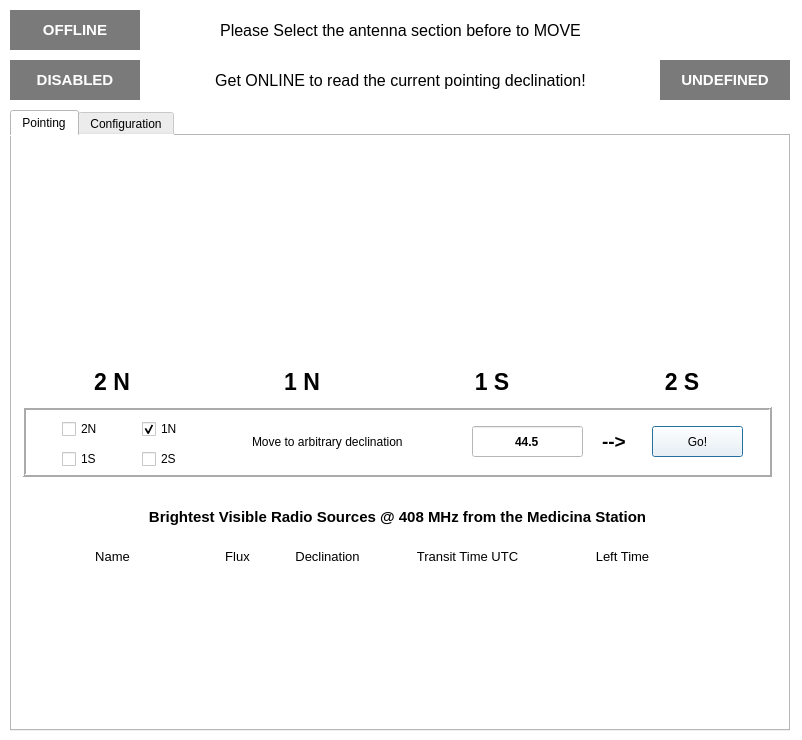
<?xml version="1.0" encoding="UTF-8"?>
<ui version="4.0">
 <class>mainw</class>
 <widget class="QDialog" name="mainw">
  <property name="geometry">
   <rect>
    <x>0</x>
    <y>0</y>
    <width>802</width>
    <height>740</height>
   </rect>
  </property>
  <property name="windowTitle">
   <string>Medicina Northern Cross - N/S Pointing System</string>
  </property>
  <property name="styleSheet">
   <string notr="true">background-color: rgb(255, 255, 255);</string>
  </property>
  <widget class="QTabWidget" name="tabWidget">
   <property name="geometry">
    <rect>
     <x>10</x>
     <y>110</y>
     <width>780</width>
     <height>621</height>
    </rect>
   </property>
   <property name="currentIndex">
    <number>0</number>
   </property>
   <widget class="QWidget" name="tab_dec">
    <attribute name="title">
     <string>Pointing</string>
    </attribute>
    <widget class="QLabel" name="label_1nord_3">
     <property name="geometry">
      <rect>
       <x>600</x>
       <y>230</y>
       <width>140</width>
       <height>31</height>
      </rect>
     </property>
     <property name="font">
      <font>
       <family>Ubuntu</family>
       <pointsize>17</pointsize>
       <weight>75</weight>
       <bold>true</bold>
      </font>
     </property>
     <property name="styleSheet">
      <string notr="true">background-color: rgb(255, 255, 255);</string>
     </property>
     <property name="text">
      <string>2 S</string>
     </property>
     <property name="alignment">
      <set>Qt::AlignCenter</set>
     </property>
    </widget>
    <widget class="QLabel" name="label_1nord_2">
     <property name="geometry">
      <rect>
       <x>410</x>
       <y>230</y>
       <width>140</width>
       <height>31</height>
      </rect>
     </property>
     <property name="font">
      <font>
       <family>Ubuntu</family>
       <pointsize>17</pointsize>
       <weight>75</weight>
       <bold>true</bold>
      </font>
     </property>
     <property name="styleSheet">
      <string notr="true">background-color: rgb(255, 255, 255);</string>
     </property>
     <property name="text">
      <string>1 S</string>
     </property>
     <property name="alignment">
      <set>Qt::AlignCenter</set>
     </property>
    </widget>
    <widget class="QLabel" name="label_2nord">
     <property name="geometry">
      <rect>
       <x>30</x>
       <y>230</y>
       <width>140</width>
       <height>31</height>
      </rect>
     </property>
     <property name="font">
      <font>
       <family>Ubuntu</family>
       <pointsize>17</pointsize>
       <weight>75</weight>
       <bold>true</bold>
      </font>
     </property>
     <property name="styleSheet">
      <string notr="true">background-color: rgb(255, 255, 255);</string>
     </property>
     <property name="text">
      <string>2 N</string>
     </property>
     <property name="alignment">
      <set>Qt::AlignCenter</set>
     </property>
    </widget>
    <widget class="QLabel" name="label_1nord">
     <property name="geometry">
      <rect>
       <x>220</x>
       <y>230</y>
       <width>140</width>
       <height>31</height>
      </rect>
     </property>
     <property name="font">
      <font>
       <family>Ubuntu</family>
       <pointsize>17</pointsize>
       <weight>75</weight>
       <bold>true</bold>
      </font>
     </property>
     <property name="styleSheet">
      <string notr="true">background-color: rgb(255, 255, 255);</string>
     </property>
     <property name="text">
      <string>1 N</string>
     </property>
     <property name="alignment">
      <set>Qt::AlignCenter</set>
     </property>
    </widget>
    <widget class="QLabel" name="label">
     <property name="geometry">
      <rect>
       <x>10</x>
       <y>370</y>
       <width>751</width>
       <height>21</height>
      </rect>
     </property>
     <property name="font">
      <font>
       <pointsize>11</pointsize>
       <weight>75</weight>
       <bold>true</bold>
      </font>
     </property>
     <property name="text">
      <string>Brightest Visible Radio Sources @ 408 MHz from the Medicina Station</string>
     </property>
     <property name="alignment">
      <set>Qt::AlignCenter</set>
     </property>
    </widget>
    <widget class="QLabel" name="label_6">
     <property name="geometry">
      <rect>
       <x>20</x>
       <y>410</y>
       <width>161</width>
       <height>21</height>
      </rect>
     </property>
     <property name="font">
      <font>
       <pointsize>10</pointsize>
       <weight>50</weight>
       <bold>false</bold>
       <kerning>true</kerning>
      </font>
     </property>
     <property name="text">
      <string>Name</string>
     </property>
     <property name="alignment">
      <set>Qt::AlignCenter</set>
     </property>
    </widget>
    <widget class="QLabel" name="label_9">
     <property name="geometry">
      <rect>
       <x>270</x>
       <y>410</y>
       <width>91</width>
       <height>21</height>
      </rect>
     </property>
     <property name="font">
      <font>
       <pointsize>10</pointsize>
       <weight>50</weight>
       <bold>false</bold>
       <kerning>true</kerning>
      </font>
     </property>
     <property name="text">
      <string>Declination</string>
     </property>
     <property name="alignment">
      <set>Qt::AlignCenter</set>
     </property>
    </widget>
    <widget class="QLabel" name="label_11">
     <property name="geometry">
      <rect>
       <x>550</x>
       <y>410</y>
       <width>121</width>
       <height>21</height>
      </rect>
     </property>
     <property name="font">
      <font>
       <pointsize>10</pointsize>
       <weight>50</weight>
       <bold>false</bold>
       <kerning>true</kerning>
      </font>
     </property>
     <property name="text">
      <string>Left Time</string>
     </property>
     <property name="alignment">
      <set>Qt::AlignCenter</set>
     </property>
    </widget>
    <widget class="QLabel" name="label_12">
     <property name="geometry">
      <rect>
       <x>360</x>
       <y>410</y>
       <width>191</width>
       <height>21</height>
      </rect>
     </property>
     <property name="font">
      <font>
       <pointsize>10</pointsize>
       <weight>50</weight>
       <bold>false</bold>
       <kerning>true</kerning>
      </font>
     </property>
     <property name="text">
      <string>Transit Time UTC</string>
     </property>
     <property name="alignment">
      <set>Qt::AlignCenter</set>
     </property>
    </widget>
    <widget class="QLabel" name="label_10">
     <property name="geometry">
      <rect>
       <x>180</x>
       <y>410</y>
       <width>91</width>
       <height>21</height>
      </rect>
     </property>
     <property name="font">
      <font>
       <pointsize>10</pointsize>
       <weight>50</weight>
       <bold>false</bold>
       <kerning>true</kerning>
      </font>
     </property>
     <property name="text">
      <string>Flux</string>
     </property>
     <property name="alignment">
      <set>Qt::AlignCenter</set>
     </property>
    </widget>
    <widget class="QFrame" name="frame">
     <property name="geometry">
      <rect>
       <x>10</x>
       <y>270</y>
       <width>750</width>
       <height>71</height>
      </rect>
     </property>
     <property name="frameShape">
      <enum>QFrame::Box</enum>
     </property>
     <property name="frameShadow">
      <enum>QFrame::Raised</enum>
     </property>
     <property name="lineWidth">
      <number>2</number>
     </property>
     <widget class="QLabel" name="label_3">
      <property name="geometry">
       <rect>
        <x>580</x>
        <y>20</y>
        <width>30</width>
        <height>31</height>
       </rect>
      </property>
      <property name="font">
       <font>
        <pointsize>14</pointsize>
        <weight>75</weight>
        <bold>true</bold>
       </font>
      </property>
      <property name="text">
       <string>--&gt;</string>
      </property>
      <property name="alignment">
       <set>Qt::AlignLeading|Qt::AlignLeft|Qt::AlignVCenter</set>
      </property>
     </widget>
     <widget class="QPushButton" name="button_move_arb">
      <property name="geometry">
       <rect>
        <x>630</x>
        <y>20</y>
        <width>91</width>
        <height>31</height>
       </rect>
      </property>
      <property name="text">
       <string>Go!</string>
      </property>
     </widget>
     <widget class="QLabel" name="label_2">
      <property name="geometry">
       <rect>
        <x>230</x>
        <y>20</y>
        <width>201</width>
        <height>31</height>
       </rect>
      </property>
      <property name="font">
       <font>
        <weight>50</weight>
        <bold>false</bold>
       </font>
      </property>
      <property name="text">
       <string>Move to arbitrary declination</string>
      </property>
      <property name="alignment">
       <set>Qt::AlignLeading|Qt::AlignLeft|Qt::AlignVCenter</set>
      </property>
     </widget>
     <widget class="QLineEdit" name="arbitrary_dec">
      <property name="geometry">
       <rect>
        <x>450</x>
        <y>20</y>
        <width>111</width>
        <height>31</height>
       </rect>
      </property>
      <property name="font">
       <font>
        <weight>75</weight>
        <bold>true</bold>
       </font>
      </property>
      <property name="text">
       <string>44.5</string>
      </property>
      <property name="alignment">
       <set>Qt::AlignCenter</set>
      </property>
     </widget>
     <widget class="QCheckBox" name="cb_2n">
      <property name="geometry">
       <rect>
        <x>40</x>
        <y>10</y>
        <width>51</width>
        <height>26</height>
       </rect>
      </property>
      <property name="text">
       <string>2N</string>
      </property>
     </widget>
     <widget class="QCheckBox" name="cb_1n">
      <property name="geometry">
       <rect>
        <x>120</x>
        <y>10</y>
        <width>51</width>
        <height>26</height>
       </rect>
      </property>
      <property name="text">
       <string>1N</string>
      </property>
      <property name="checked">
       <bool>true</bool>
      </property>
     </widget>
     <widget class="QCheckBox" name="cb_1s">
      <property name="geometry">
       <rect>
        <x>40</x>
        <y>40</y>
        <width>51</width>
        <height>26</height>
       </rect>
      </property>
      <property name="text">
       <string>1S</string>
      </property>
     </widget>
     <widget class="QCheckBox" name="cb_2s">
      <property name="geometry">
       <rect>
        <x>120</x>
        <y>40</y>
        <width>51</width>
        <height>26</height>
       </rect>
      </property>
      <property name="text">
       <string>2S</string>
      </property>
     </widget>
    </widget>
    <zorder>label_2nord</zorder>
    <zorder>label_1nord_2</zorder>
    <zorder>label_1nord_3</zorder>
    <zorder>label_1nord</zorder>
    <zorder>label</zorder>
    <zorder>label_6</zorder>
    <zorder>label_9</zorder>
    <zorder>label_11</zorder>
    <zorder>label_12</zorder>
    <zorder>label_10</zorder>
    <zorder>frame</zorder>
   </widget>
   <widget class="QWidget" name="tab_conf">
    <attribute name="title">
     <string>Configuration</string>
    </attribute>
    <widget class="QLineEdit" name="poll_time">
     <property name="geometry">
      <rect>
       <x>220</x>
       <y>100</y>
       <width>91</width>
       <height>31</height>
      </rect>
     </property>
     <property name="text">
      <string>5</string>
     </property>
     <property name="alignment">
      <set>Qt::AlignRight|Qt::AlignTrailing|Qt::AlignVCenter</set>
     </property>
    </widget>
    <widget class="QLabel" name="label_4">
     <property name="geometry">
      <rect>
       <x>20</x>
       <y>100</y>
       <width>181</width>
       <height>31</height>
      </rect>
     </property>
     <property name="text">
      <string>Polling Server every (secs)</string>
     </property>
    </widget>
    <widget class="QLabel" name="label_7">
     <property name="geometry">
      <rect>
       <x>20</x>
       <y>20</y>
       <width>141</width>
       <height>31</height>
      </rect>
     </property>
     <property name="text">
      <string>Antenna Server IP</string>
     </property>
    </widget>
    <widget class="QLineEdit" name="server_ip">
     <property name="geometry">
      <rect>
       <x>170</x>
       <y>20</y>
       <width>141</width>
       <height>31</height>
      </rect>
     </property>
     <property name="text">
      <string>0.0.0.0</string>
     </property>
     <property name="alignment">
      <set>Qt::AlignRight|Qt::AlignTrailing|Qt::AlignVCenter</set>
     </property>
    </widget>
    <widget class="QLabel" name="label_8">
     <property name="geometry">
      <rect>
       <x>20</x>
       <y>60</y>
       <width>141</width>
       <height>31</height>
      </rect>
     </property>
     <property name="text">
      <string>Antenna Server Port</string>
     </property>
    </widget>
    <widget class="QLineEdit" name="server_port">
     <property name="geometry">
      <rect>
       <x>220</x>
       <y>60</y>
       <width>91</width>
       <height>31</height>
      </rect>
     </property>
     <property name="text">
      <string>7200</string>
     </property>
     <property name="alignment">
      <set>Qt::AlignRight|Qt::AlignTrailing|Qt::AlignVCenter</set>
     </property>
    </widget>
   </widget>
  </widget>
  <widget class="QLabel" name="label_5">
   <property name="geometry">
    <rect>
     <x>150</x>
     <y>10</y>
     <width>501</width>
     <height>40</height>
    </rect>
   </property>
   <property name="font">
    <font>
     <pointsize>12</pointsize>
     <weight>50</weight>
     <bold>false</bold>
    </font>
   </property>
   <property name="text">
    <string>Please Select the antenna section before to MOVE</string>
   </property>
   <property name="alignment">
    <set>Qt::AlignCenter</set>
   </property>
   <property name="wordWrap">
    <bool>true</bool>
   </property>
  </widget>
  <widget class="QLabel" name="label_connected">
   <property name="geometry">
    <rect>
     <x>10</x>
     <y>10</y>
     <width>130</width>
     <height>40</height>
    </rect>
   </property>
   <property name="font">
    <font>
     <family>Ubuntu</family>
     <pointsize>11</pointsize>
     <weight>75</weight>
     <bold>true</bold>
    </font>
   </property>
   <property name="cursor">
    <cursorShape>PointingHandCursor</cursorShape>
   </property>
   <property name="styleSheet">
    <string notr="true">background-color: rgb(122, 122, 122);
color: rgb(255, 255, 255);</string>
   </property>
   <property name="text">
    <string>OFFLINE</string>
   </property>
   <property name="alignment">
    <set>Qt::AlignCenter</set>
   </property>
  </widget>
  <widget class="QLabel" name="label_enabled">
   <property name="geometry">
    <rect>
     <x>10</x>
     <y>60</y>
     <width>130</width>
     <height>40</height>
    </rect>
   </property>
   <property name="font">
    <font>
     <family>Ubuntu</family>
     <pointsize>11</pointsize>
     <weight>75</weight>
     <bold>true</bold>
    </font>
   </property>
   <property name="cursor">
    <cursorShape>PointingHandCursor</cursorShape>
   </property>
   <property name="toolTip">
    <string>Click here to Enable to Move the Antenna</string>
   </property>
   <property name="styleSheet">
    <string notr="true">background-color: rgb(122, 122, 122);
color: rgb(255, 255, 255);</string>
   </property>
   <property name="text">
    <string>DISABLED</string>
   </property>
   <property name="alignment">
    <set>Qt::AlignCenter</set>
   </property>
  </widget>
  <widget class="QLabel" name="comment">
   <property name="geometry">
    <rect>
     <x>150</x>
     <y>60</y>
     <width>501</width>
     <height>40</height>
    </rect>
   </property>
   <property name="font">
    <font>
     <pointsize>12</pointsize>
     <weight>50</weight>
     <bold>false</bold>
    </font>
   </property>
   <property name="text">
    <string>Get ONLINE to read the current pointing declination!</string>
   </property>
   <property name="alignment">
    <set>Qt::AlignCenter</set>
   </property>
   <property name="wordWrap">
    <bool>true</bool>
   </property>
  </widget>
  <widget class="QLabel" name="label_status">
   <property name="geometry">
    <rect>
     <x>660</x>
     <y>60</y>
     <width>130</width>
     <height>40</height>
    </rect>
   </property>
   <property name="font">
    <font>
     <family>Ubuntu</family>
     <pointsize>11</pointsize>
     <weight>75</weight>
     <bold>true</bold>
    </font>
   </property>
   <property name="cursor">
    <cursorShape>PointingHandCursor</cursorShape>
   </property>
   <property name="toolTip">
    <string>Click here to Enable to Move the Antenna</string>
   </property>
   <property name="styleSheet">
    <string notr="true">background-color: rgb(122, 122, 122);
color: rgb(255, 255, 255);</string>
   </property>
   <property name="text">
    <string>UNDEFINED</string>
   </property>
   <property name="alignment">
    <set>Qt::AlignCenter</set>
   </property>
  </widget>
 </widget>
 <resources/>
 <connections/>
</ui>
